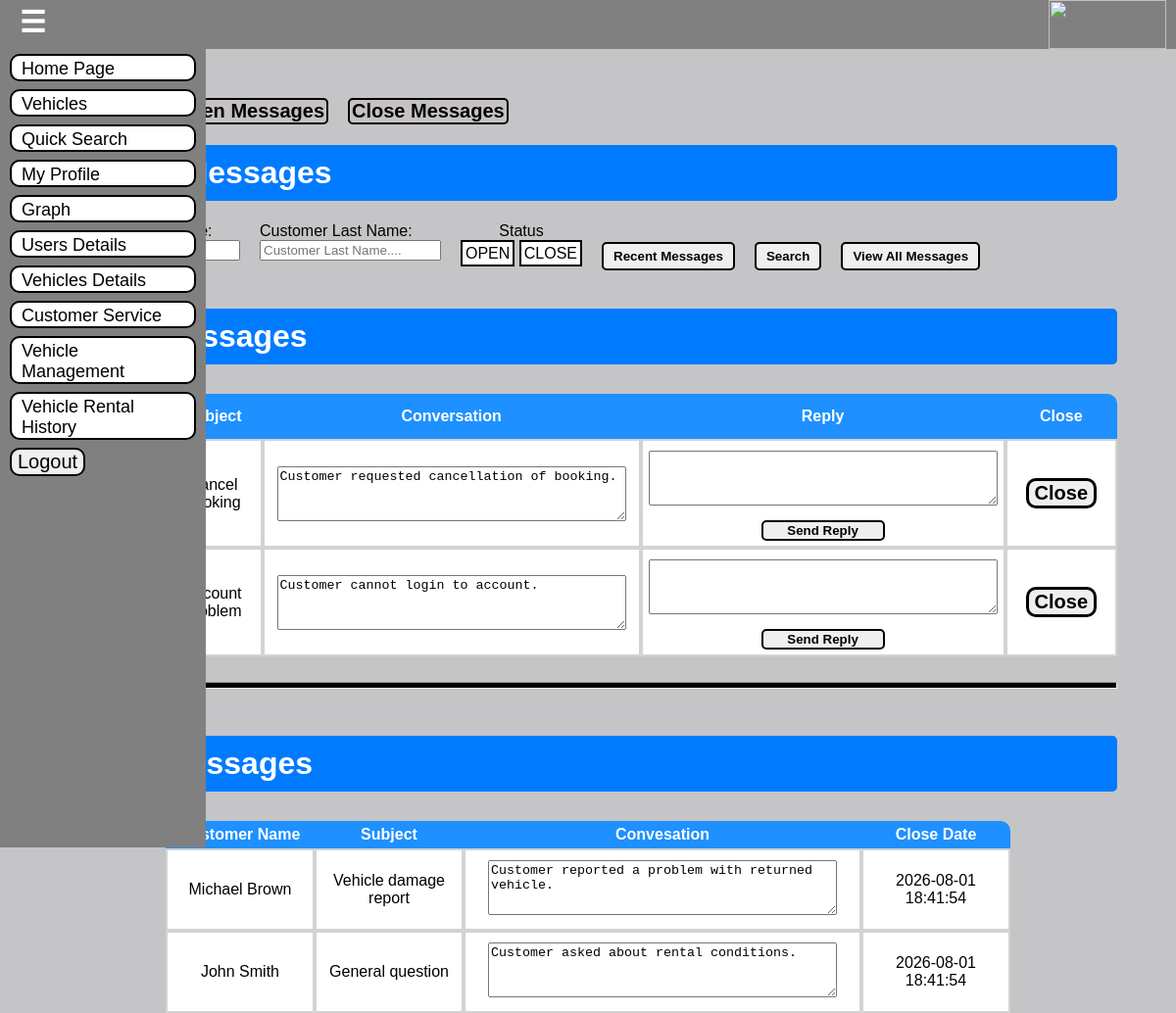
Page /CustomerService.php (signed in) on the committed database.
### tables this page shows
CREATE TABLE IF NOT EXISTS `referense` (
  `ReferenceId` int NOT NULL AUTO_INCREMENT,
  `CustomerId` int NOT NULL,
  `Subject` varchar(250) NOT NULL,
  `Conversation` text NOT NULL,
  `Status` tinyint(1) NOT NULL DEFAULT '1',
  `Created` datetime NOT NULL DEFAULT CURRENT_TIMESTAMP,
  `LastUpdated` datetime NOT NULL DEFAULT CURRENT_TIMESTAMP,
  `HandledBy` varchar(250) NOT NULL,
  PRIMARY KEY (`ReferenceId`),
  KEY `CustomerId` (`CustomerId`)
);

CREATE TABLE IF NOT EXISTS `users` (
  `Id` int NOT NULL AUTO_INCREMENT,
  `FirstName` varchar(250) NOT NULL,
  `LastName` varchar(250) NOT NULL,
  `Gmail` varchar(250) NOT NULL,
  `IdNumber` varchar(9) NOT NULL,
  `Password` varchar(250) NOT NULL,
  `Password1` varchar(250) NOT NULL,
  `Password2` varchar(250) DEFAULT NULL,
  `Password3` varchar(250) DEFAULT NULL,
  `HaveDriverLicense` tinyint(1) NOT NULL DEFAULT '0',
  `Blocked` tinyint(1) NOT NULL DEFAULT '0',
  `FailedTimes` int NOT NULL DEFAULT '0',
  `BirthDay` date NOT NULL,
  `PhoneNumber` varchar(250) DEFAULT NULL,
  `Role` varchar(250) NOT NULL,
  `StartTimeExpired` datetime DEFAULT NULL,
  `EndTimeExpired` datetime DEFAULT NULL,
  PRIMARY KEY (`Id`)
);

### CustomerService.php (the view, shortened to what this page needs)
<?php
    include "Nav.php";
    $con=OpenCon();
    if(isset($_SESSION['Role'])){
        $Role=$_SESSION['Role'];
?>
<!DOCTYPE html>
<html lang="en">
    <head>
    </head>
    <body>
        <div class="Css1">
            <nav>
                <a href="#Search">Search</a>
                <a href="#Open">Open Messages</a>
                <a href="#CloseMasseges">Close Messages</a>
            </nav>
            <h1 id="Search">Search Messages</h1>
            <form method="POST">
                <div>
                    <label style="display: block;">Customer First Name:</label>
                </div>
                <div>
                    <label style="display: block;">Customer Last Name:</label>
                    <input type="text" name="LastName" placeholder="Customer Last Name....">
                </div>
                <div class="Css3">
                    <label style="text-align:center; display: block;">Status</label>
                    <div style="margin-top:5px;">
                        <label>
                            <span id="StatusOpen">OPEN</span>
                        </label>
                        <label>
                            <span id="StatusClose">CLOSE</span>
                        </label>
                    </div>
                </div>
                <button id="RecentSearchViewAll" type="submit" name="Recent">Recent Messages</button>
                <button id="RecentSearchViewAll" type="submit" name="Search">Search</button>
                <?php if(isset($Role)){
                    if($Role=="Manager"){
                        echo "<button id='RecentSearchViewAll' type='submit' name='AllMessages'>View All Messages</button>";
                    }
                }
                ?>
            </form>
            <br>
            <h1 id="Open">Open Messages</h1>
            <table>
                <tr>
                    <th id="thLeft">Customer Name</th>
                    <th>Subject</th>
                    <th>Conversation</th>
                    <th>Reply</th>
                    <th <?php if(isset($_SESSION['Role']) && $_SESSION['Role']=="Manager"){?>id="thRight" <?php }?>>Close</th>
                </tr>
                    <?php
                        $OpenReferense=mysqli_query($con,"SELECT * FROM Referense WHERE HandledBy='$Role' AND Status=1");
                        while($OR=mysqli_fetch_array($OpenReferense)){
                            if($OR['Status']==1){
                                echo "<tr><td>";
                                echo "</td>
                                <td>".$OR['Subject']."</td>
                                <td id='Conversation'><div class='Css4'><textarea>".$OR['Conversation']."</textarea></div></td>
                                <td id='Textarea'><div class='Css4'><form method='POST'><div class='Css2'><textarea name='MessageReplay'></textarea><input type='hidden' name='ReferenceId' value='".$OR['ReferenceId']."'><button id='SendReply' type='submit' name='SendReply'>Send Reply</button></div></form></td>
                                <td id='Close'><form method='POST'><input type='hidden' name='ReferenceId' value='".$OR['ReferenceId']."'><button type='submit' name='Close'>Close</button></form></div></td>";
                                if(isset($_SESSION['Role']) && $_SESSION['Role']=="Worker"){
                                    echo "<td id='Escalate'><form method='POST'><input type='hidden' name='ReferenceId' value='".$OR['ReferenceId']."'><button type='submit' name='Escalate'>Escalate</button></form></td>";
                                }echo"
                                </tr>";
                            }
                        }
                    ?>
            </table><br><hr><br>
            <h1 id="CloseMasseges">Close Messages</h1>
            <table>
                <tr>
                    <th id="thLeft">Customer Name</th>
                    <th>Subject</th>
                    <th>Convesation</th>
                    <th id="thRight">Close Date</th>
                </tr>
                <?php
                    $CloseReferense=mysqli_query($con,"SELECT * FROM Referense WHERE Handledby='$Role' AND Status=0");
                    while($CR=mysqli_fetch_array($CloseReferense)){
                        if($CR['Status']==0){
                            echo "<tr><td>";
                                $Customers3=mysqli_query($con,"SELECT * FROM Users");
                                while($c3=mysqli_fetch_array($Customers3)){
                                    if($c3['Id']==$CR['CustomerId']){
                                        echo $c3['FirstName']." ".$c3['LastName'];
                                        break;
                                    }
                                }
                                echo"</td>
                                <td>".$CR['Subject']."</td>
                                <td id='Conversation'><textarea>".$CR['Conversation']."</textarea></td>
                                <td>".$CR['LastUpdated']."</td>
                            </tr>";
                        }
                    }
                ?>
            </table>
            <?php
                }else{
                    echo "<br><br><br><br> you have to login";
                }
            ?>
    </body>
</html>

### Nav.php (style rules this page uses)
body { font-family: Arial; margin:0px; }
button { cursor:pointer; }

### CustomerService.php (style rules this page uses)
body { font-family: Arial; margin: 0px; background-color: #c5c5c7; }
.Css1 { margin-top: 100px; margin-left: 60px; margin-right: 60px; }
.Css1 nav { display:flex; gap: 20px; padding-left: 20px; }
.Css1 nav a { text-decoration: none; border:2px black solid; cursor: pointer; background-color: #c6c2c2; font-size: 20px; color:black; border-radius: 5px; padding-left: 2px; padding-right: 2px; font-weight: bold; }
.Css1 form { display: flex; gap: 20px; }
.Css2 { display: flex; flex-direction: column; justify-content: center; gap: 10px; }
.Css3 { display: flex; flex-direction: column; }
.Css4 { display:flex; justify-content: center; align-items: center; }
h1 { background-color: #007bff; padding: 10px; color: white; border-radius: 5px; }
table { margin-top: 30px; display:flex; justify-content: center; border-spacing: 0px; }
td { background-color: white; border: 2px solid lightgray; padding-top:5px; padding-bottom:5px; width: 120px; text-align: center; }
th { margin-top:5px; padding-top:5px; padding-bottom:5px; color:white; background-color: dodgerblue; width:150px; }
#thLeft { border-top-left-radius:10px; }
#thRight { border-top-right-radius: 10px; }
span { border:2px solid black; cursor: pointer; padding: 3px; background-color: white; }
textarea { width:350px; height: 50px; margin:5px; }
hr { background-color:black; height: 5px; }
button { cursor: pointer; }
#Close { width:20vh; }
#Close form { display:flex; justify-content: center; align-content: center; }
#Close button { font-size: 20px; border:3px black solid; border-radius: 10px; font-weight: bold; }
#Conversation { width:400px; }
#RecentSearchViewAll { border-radius: 5px; border:2px solid black; font-weight: bold; margin-top:20px; padding-top:5px; padding-bottom:5px; padding-left:10px; padding-right:10px; }
#SendReply { margin-left: 120px; margin-right: 120px; border-radius: 5px; border:2px solid black; font-weight: bold; }

### rows in the picture
referense: Subject "Cancel booking", Conversation "Customer requested cancellation of booking."
referense: Subject "Account problem", Conversation "Customer cannot login to account."
referense: Subject "Vehicle damage report", Conversation "Customer reported a problem with returned vehicle.", LastUpdated "2026-08-01 18:41:54"
users: FirstName "Michael", LastName "Brown"
referense: Subject "General question", Conversation "Customer asked about rental conditions.", LastUpdated "2026-08-01 18:41:54"
users: FirstName "John", LastName "Smith"
